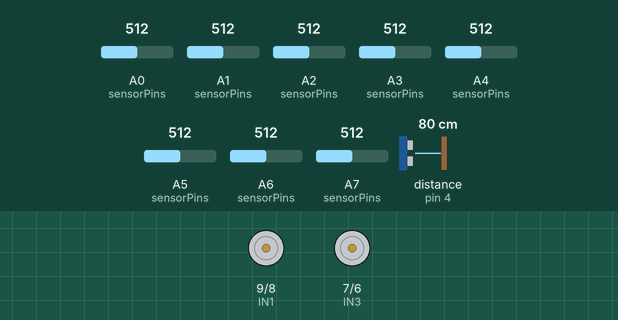
This sketch was run on a simulated Arduino Nano, built with avr-gcc and run on an emulated ATmega328P. On the bench: motor-driver pin pairs drawn as motors (green arrow = first pin HIGH = forward, orange = second pin HIGH = backward, longer = more drive, scaled by the enable pin). Wiring (inferred from the names in the program): ultrasonic range finder: trigger pin 3; echo pin 4. The inputs (shaded band) are chosen by the test bench; at power-on: A1 (sensorPins) = 512, A0 (sensorPins) = 512, A5 (sensorPins) = 512, A7 (sensorPins) = 512, A6 (sensorPins) = 512, A2 (sensorPins) = 512, A3 (sensorPins) = 512, A4 (sensorPins) = 512, distance to the obstacle (sensor on pin 4) 80 cm. The echo pulse lasts 58.3 µs per cm; what the sketch prints to the serial monitor is not drawn.

Above: at 8.2 s.
8.3 s: A1 (sensorPins) set to 486
At 8.8 s:
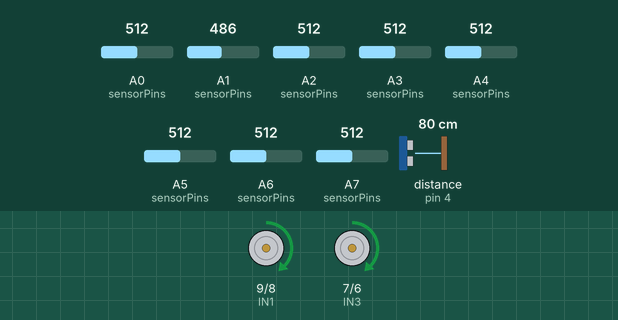
9.8 s: A0 (sensorPins) set to 716
At 10.4 s:
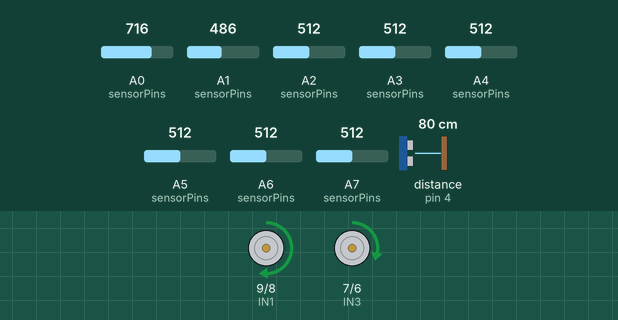
11.3 s: A5 (sensorPins) set to 590
12.8 s: A5 (sensorPins) set to 619
At 14.0 s:
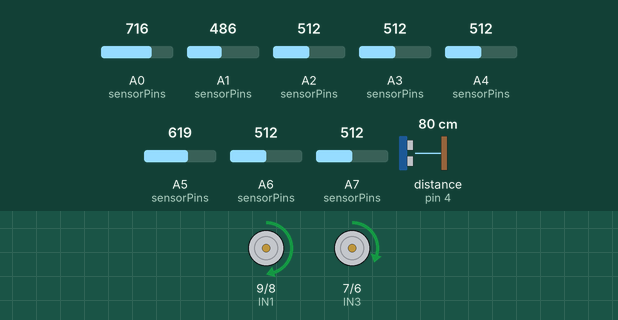
14.3 s: A7 (sensorPins) set to 306
At 15.4 s:
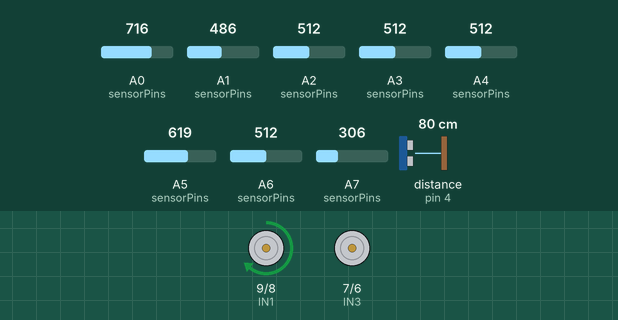
15.8 s: A6 (sensorPins) set to 442
17.3 s: A6 (sensorPins) set to 412
At 18.7 s:
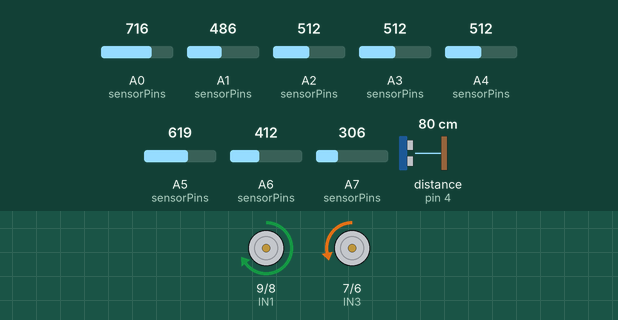
Timing chart, 0 to 19.8 s (numbered marks = the images above; inputs shaded):
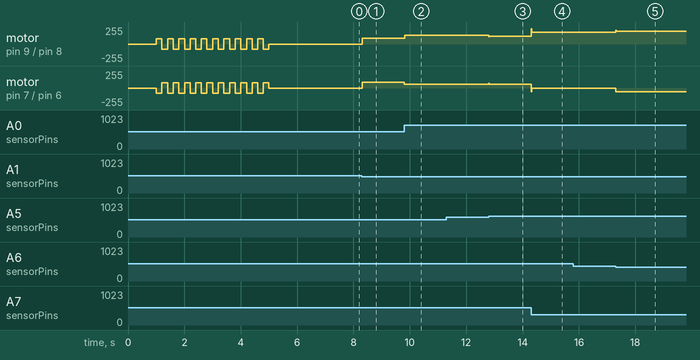

Measured:
- the behaviour switches between 500 and 499 on A1 (sensorPins) (found by bisection; images 0 and 1)
- the behaviour switches between 426 and 425 on A6 (sensorPins) (found by bisection; images 4 and 5)
- after the input at 8.3 s, motor on pin 9 (IN1) / pin 8 (IN2), motor on pin 7 (IN3) / pin 6 (IN4): stopped → forward 90/255 at once
- after the input at 9.8 s, motor on pin 9 (IN1) / pin 8 (IN2): forward 90/255 → forward 135/255 at once; motor on pin 7 (IN3) / pin 6 (IN4): forward 90/255 → forward 55/255 at once
- after the input at 12.8 s, motor on pin 9 (IN1) / pin 8 (IN2): forward 135/255 → forward 120/255 at once; motor on pin 7 (IN3) / pin 6 (IN4): forward 55/255 → forward 60/255 at once
- after the input at 14.3 s, motor on pin 9 (IN1) / pin 8 (IN2): forward 120/255 → forward 180/255 at once; motor on pin 7 (IN3) / pin 6 (IN4): forward 60/255 → stopped at once
- after the input at 17.3 s, motor on pin 9 (IN1) / pin 8 (IN2): forward 180/255 → forward 195/255 at once; motor on pin 7 (IN3) / pin 6 (IN4): stopped → backward 55/255 at once

The sketch:

ALFR.ino
```cpp
#define TRIG_PIN 3
#define ECHO_PIN 4
#define STOP_DISTANCE 25


#define ENA 10    // Left motor speed (PWM)
#define IN1 9     // Left motor direction
#define IN2 8     // Left motor direction
#define IN3 7     // Right motor direction
#define IN4 6     // Right motor direction
#define ENB 5     // Right motor speed (PWM)


#define SENSOR_0 A0
#define SENSOR_1 A1
#define SENSOR_2 A2
#define SENSOR_3 A3
#define SENSOR_4 A4
#define SENSOR_5 A5
#define SENSOR_6 A6
#define SENSOR_7 A7


#define BASE_SPEED 90
#define MAX_SPEED 255
#define TURN_SPEED 100
#define MIN_PWM 55


#define KP 15.0
#define KI 0.0
#define KD 12.0


#define THRESHOLD 500


int sensorPins[8] = {SENSOR_0, SENSOR_1, SENSOR_2, SENSOR_3,
                     SENSOR_4, SENSOR_5, SENSOR_6, SENSOR_7};
int sensorValues[8];
bool digitalSensors[8];
int minValues[8] = {1023, 1023, 1023, 1023, 1023, 1023, 1023, 1023};
int maxValues[8] = {0, 0, 0, 0, 0, 0, 0, 0};

float lastError = 0;
int position = 0;
bool lineDetected = false;


unsigned long lastDistanceCheck = 0;
int currentDistance = 0;

void setup() {
  Serial.begin(115200);


  pinMode(TRIG_PIN, OUTPUT);
  pinMode(ECHO_PIN, INPUT);


  pinMode(ENA, OUTPUT);
  pinMode(IN1, OUTPUT);
  pinMode(IN2, OUTPUT);
  pinMode(IN3, OUTPUT);
  pinMode(IN4, OUTPUT);
  pinMode(ENB, OUTPUT);

  stopBot();

  Serial.println("=== LINE FOLLOWING BOT ===");
  Serial.println("Place bot on track...");
  delay(1000);

  Serial.println("Calibrating sensors...");
  calibrateSensors();

  Serial.println("Calibration complete!");
  Serial.println("Starting in 2 seconds...");
  delay(2000);
}

void loop() {

  for(int i=0;i<8;i++){
    Serial.print("value of ");Serial.print(i);Serial.print(" is "); Serial.println(digitalSensors[i]);
  }
  Serial.println(lineDetected);


  if (millis() - lastDistanceCheck > 100) {
    currentDistance = getDistance();
    lastDistanceCheck = millis();

  }


  if (currentDistance > 0 && currentDistance < STOP_DISTANCE) {
    stopBot();
    return;
  }


  readSensors();
  position = calculatePosition();
  float correction = calculatePID(position);

  if (lineDetected) {
    int leftSpeed = constrain(BASE_SPEED + correction, -MAX_SPEED, MAX_SPEED);
    int rightSpeed = constrain(BASE_SPEED - correction, -MAX_SPEED, MAX_SPEED);
    moveBot(leftSpeed, rightSpeed);
  } else {
    stopBot();
  }
}


int getDistance() {
  digitalWrite(TRIG_PIN, LOW);
  delayMicroseconds(2);
  digitalWrite(TRIG_PIN, HIGH);
  delayMicroseconds(10);
  digitalWrite(TRIG_PIN, LOW);

  // FIX: Increased timeout to 15000us (15ms).
  // 3000us was too short for your sensor, causing false 0 readings.
  long duration = pulseIn(ECHO_PIN, HIGH, 15000);

  if (duration == 0) return 999; // 0 usually means "out of range" (far)
  return duration * 0.034 / 2;
}

// --- SENSOR FUNCTIONS ---
void readSensors() {
  lineDetected = false;
  for (int i = 0; i < 8; i++) {
    int raw = analogRead(sensorPins[i]);
    sensorValues[i] = raw;

    int normalized = map(raw, minValues[i], maxValues[i], 0, 1000);
    normalized = constrain(normalized, 0, 1000);

    digitalSensors[i] = (raw < THRESHOLD) ? 0 : 1;
    if (!digitalSensors[i]) lineDetected=1;
  }
}

int calculatePosition() {
  long weightedSum = 0;
  long sum = 0;
  int weights[8] = {-70, -35, -20, -10, 10, 20, 35, 70};

  for (int i = 0; i < 8; i++) {
    int value = 1023 - sensorValues[i];
    weightedSum += (long)value * weights[i];
    sum += value;
  }

  if (sum == 0) {
    return (lastError > 0) ? 40 : -40;
  }
  return weightedSum / sum;
}

// --- PID CONTROL ---
float calculatePID(int error) {
  float P = error;
  float derivative = error - lastError;
  lastError = error;
  return (KP * P) + (KD * derivative);
}

// --- MOTOR CONTROL ---
#define LEFT_MOTOR_BIAS  1.0
#define RIGHT_MOTOR_BIAS 1.0

void moveBot(int leftSpeed, int rightSpeed) {
  leftSpeed = leftSpeed * LEFT_MOTOR_BIAS;
  rightSpeed = rightSpeed * RIGHT_MOTOR_BIAS;

  // Anti-Stall Logic
  if (leftSpeed != 0 && abs(leftSpeed) < MIN_PWM) {
    leftSpeed = (leftSpeed > 0) ? MIN_PWM : -MIN_PWM;
  }
  if (rightSpeed != 0 && abs(rightSpeed) < MIN_PWM) {
    rightSpeed = (rightSpeed > 0) ? MIN_PWM : -MIN_PWM;
  }

  if (leftSpeed >= 0) {
    digitalWrite(IN1, HIGH); digitalWrite(IN2, LOW);
    analogWrite(ENA, abs(leftSpeed));
  } else {
    digitalWrite(IN1, LOW); digitalWrite(IN2, HIGH);
    analogWrite(ENA, abs(leftSpeed));
  }

  if (rightSpeed >= 0) {
    digitalWrite(IN3, HIGH); digitalWrite(IN4, LOW);
    analogWrite(ENB, abs(rightSpeed));
  } else {
    digitalWrite(IN3, LOW); digitalWrite(IN4, HIGH);
    analogWrite(ENB, abs(rightSpeed));
  }
}

void stopBot() {
  digitalWrite(IN1, LOW); digitalWrite(IN2, LOW);
  digitalWrite(IN3, LOW); digitalWrite(IN4, LOW);
  analogWrite(ENA, 0); analogWrite(ENB, 0);
}

void searchLine() {
  if (lastError > 0) turnRight();
  else turnLeft();
}

void turnLeft() {
  digitalWrite(IN1, LOW); digitalWrite(IN2, HIGH);
  digitalWrite(IN3, HIGH); digitalWrite(IN4, LOW);
  analogWrite(ENA, TURN_SPEED); analogWrite(ENB, TURN_SPEED);
}

void turnRight() {
  digitalWrite(IN1, HIGH); digitalWrite(IN2, LOW);
  digitalWrite(IN3, LOW); digitalWrite(IN4, HIGH);
  analogWrite(ENA, TURN_SPEED); analogWrite(ENB, TURN_SPEED);
}

void calibrateSensors() {
  unsigned long startTime = millis();
  while (millis() - startTime < 4000) {
    for (int i = 0; i < 8; i++) {
      int value = analogRead(sensorPins[i]);
      if (value < minValues[i]) minValues[i] = value;
      if (value > maxValues[i]) maxValues[i] = value;
    }
    if ((millis() - startTime) % 400 < 200) moveBot(80, -80);
    else moveBot(-80, 80);
    delay(5);
  }
  stopBot();
}
```
